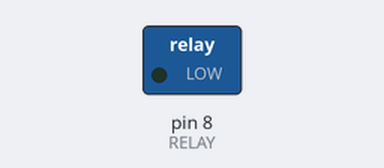
Bench run of a sketch on a simulated Arduino Uno, built with avr-gcc and run on an emulated ATmega328P. Parts: switched loads named in the sketch (green lamp = pin HIGH).

Above: at 1.0 s.
At 3.0 s:
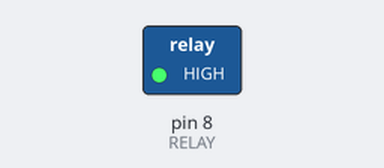
Timing chart, 0 to 5.2 s (numbered marks = the images above):
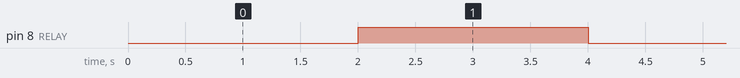

Measured:
- by itself, pin 8 (RELAY): alternates HIGH for 2.0 s and LOW for 2.0 s

The sketch:

Relay.ino
```cpp
#define RELAY  8

void setup() {
  // put your setup code here, to run once:
  pinMode(RELAY , OUTPUT);
}

void loop() {
  // put your main code here, to run repeatedly:
   digitalWrite(RELAY,LOW);           // Turns ON Relays 1
   delay(2000);                                      // Wait 2 seconds
   digitalWrite(RELAY,HIGH);
   delay(2000);
}
```
